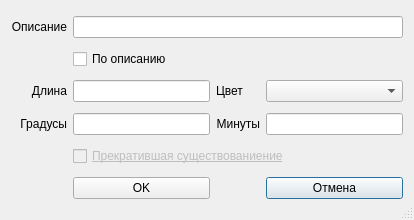
<?xml version="1.0" encoding="UTF-8"?>
<ui version="4.0">
 <class>Border</class>
 <widget class="QDialog" name="Border">
  <property name="geometry">
   <rect>
    <x>0</x>
    <y>0</y>
    <width>414</width>
    <height>220</height>
   </rect>
  </property>
  <property name="windowTitle">
   <string>Атрибуты границы</string>
  </property>
  <property name="windowIcon">
   <iconset resource="..\resources.qrc">
    <normaloff>:/plugins/openland/icons/only_border.png</normaloff>:/plugins/openland/icons/only_border.png</iconset>
  </property>
  <property name="sizeGripEnabled">
   <bool>true</bool>
  </property>
  <layout class="QGridLayout" name="gridLayout">
   <item row="0" column="0">
    <widget class="QLabel" name="label">
     <property name="text">
      <string>&lt;html&gt;&lt;head/&gt;&lt;body&gt;&lt;p align=&quot;right&quot;&gt;Описание&lt;/p&gt;&lt;/body&gt;&lt;/html&gt;</string>
     </property>
    </widget>
   </item>
   <item row="0" column="1" colspan="3">
    <widget class="QLineEdit" name="lineEditOpisanie"/>
   </item>
   <item row="2" column="0">
    <widget class="QLabel" name="label_2">
     <property name="text">
      <string>&lt;html&gt;&lt;head/&gt;&lt;body&gt;&lt;p align=&quot;right&quot;&gt;Длина&lt;/p&gt;&lt;/body&gt;&lt;/html&gt;</string>
     </property>
    </widget>
   </item>
   <item row="3" column="0">
    <widget class="QLabel" name="label_3">
     <property name="text">
      <string>&lt;html&gt;&lt;head/&gt;&lt;body&gt;&lt;p align=&quot;right&quot;&gt;Градусы&lt;/p&gt;&lt;/body&gt;&lt;/html&gt;</string>
     </property>
    </widget>
   </item>
   <item row="1" column="1">
    <widget class="QCheckBox" name="checkBoxPoOpisaniyu">
     <property name="text">
      <string>По описанию</string>
     </property>
     <property name="tristate">
      <bool>false</bool>
     </property>
    </widget>
   </item>
   <item row="2" column="1">
    <widget class="QLineEdit" name="lineEditDlina"/>
   </item>
   <item row="3" column="1">
    <widget class="QLineEdit" name="lineEditGradusy"/>
   </item>
   <item row="3" column="3">
    <widget class="QLineEdit" name="lineEditMinuty"/>
   </item>
   <item row="3" column="2">
    <widget class="QLabel" name="label_4">
     <property name="text">
      <string>&lt;html&gt;&lt;head/&gt;&lt;body&gt;&lt;p align=&quot;right&quot;&gt;Минуты&lt;/p&gt;&lt;/body&gt;&lt;/html&gt;</string>
     </property>
    </widget>
   </item>
   <item row="2" column="3">
    <widget class="QComboBox" name="comboBoxColor"/>
   </item>
   <item row="5" column="3">
    <widget class="QPushButton" name="pushButtonClose">
     <property name="text">
      <string>Отмена</string>
     </property>
     <property name="icon">
      <iconset resource="..\resources.qrc">
       <normaloff>:/plugins/openland/icons/close.png</normaloff>:/plugins/openland/icons/close.png</iconset>
     </property>
    </widget>
   </item>
   <item row="2" column="2">
    <widget class="QLabel" name="label_5">
     <property name="text">
      <string>Цвет</string>
     </property>
    </widget>
   </item>
   <item row="5" column="1">
    <widget class="QPushButton" name="pushButtonSave">
     <property name="text">
      <string>OK</string>
     </property>
     <property name="icon">
      <iconset resource="..\resources.qrc">
       <normaloff>:/plugins/openland/icons/save.png</normaloff>:/plugins/openland/icons/save.png</iconset>
     </property>
    </widget>
   </item>
   <item row="4" column="1" colspan="3">
    <widget class="QCheckBox" name="checkBoxIsPre">
     <property name="enabled">
      <bool>false</bool>
     </property>
     <property name="font">
      <font>
       <underline>true</underline>
      </font>
     </property>
     <property name="text">
      <string>Прекратившая существованиение</string>
     </property>
     <property name="checkable">
      <bool>true</bool>
     </property>
    </widget>
   </item>
  </layout>
 </widget>
 <tabstops>
  <tabstop>lineEditOpisanie</tabstop>
  <tabstop>checkBoxPoOpisaniyu</tabstop>
  <tabstop>lineEditDlina</tabstop>
  <tabstop>comboBoxColor</tabstop>
  <tabstop>lineEditGradusy</tabstop>
  <tabstop>lineEditMinuty</tabstop>
  <tabstop>checkBoxIsPre</tabstop>
  <tabstop>pushButtonSave</tabstop>
  <tabstop>pushButtonClose</tabstop>
 </tabstops>
 <resources>
  <include location="..\resources.qrc"/>
 </resources>
 <connections/>
</ui>
